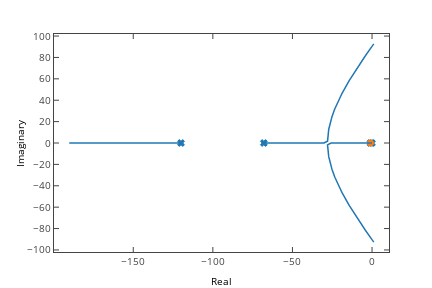

Notebook cell for this chart:
### Markdown cell above
Ikusten denez K=20 denean, gutxi gorabeghera sistema ezegonkortzen da eta prezisio maximoa horrela kalkulatu daiteke

Bestalde, gogoratu daiteke sistema diskretu guztiak ezegonkortzen direla K baterako, lagintze maiztasunaren arabera. Sistema jarraituaren egonkortasun muga kalkulatzen bada berdin

### Code cell
c.rlocus(gp*gc,sp.r_[0:20:0.01])
f=plt.gcf();py.iplot_mpl(f)

### Figure 1 — Plotly figure (JSON) as saved in the notebook; plotly's stock layout.template omitted (floating-point values rounded to 4 significant figures; data arrays with more than 128 entries replaced by an {"elided": "..."} marker saying what was removed)
{"data": [{"marker": {"color": "#1F77B4", "line": {"color": "#1F77B4", "width": 1}, "opacity": 1, "size": 6, "symbol": "x"}, "mode": "markers", "name": "_line0", "type": "scatter", "uid": "8fdd62de-8bc3-44b2-828b-271338d956e6", "x": [-120.0, -67.96, -1.043, -0.05], "xaxis": "x", "y": [0, 0, 0, 0], "yaxis": "y"}, {"marker": {"color": "#FF7F0E", "line": {"color": "#FF7F0E", "width": 1}, "opacity": 1, "size": 6, "symbol": "circle"}, "mode": "markers", "name": "_line1", "type": "scatter", "uid": "7f35fbae-ff10-4b4f-8ce7-1fd6a0c2cf27", "x": [-1], "xaxis": "x", "y": [0], "yaxis": "y"}, {"line": {"color": "rgba (31, 119, 180, 1)", "dash": "solid", "width": 1.5}, "mode": "lines", "name": "rootlocus", "type": "scatter", "uid": "94bcd500-d76b-4b91-8b03-94826336601f", "x": {"elided": "2000 float values"}, "xaxis": "x", "y": {"elided": "2000 int values"}, "yaxis": "y"}, {"line": {"color": "rgba (31, 119, 180, 1)", "dash": "solid", "width": 1.5}, "mode": "lines", "name": "rootlocus", "type": "scatter", "uid": "3c2b59c6-b7b2-4869-b24c-f7a896792a28", "x": {"elided": "2000 float values"}, "xaxis": "x", "y": {"elided": "2000 float values"}, "yaxis": "y"}, {"line": {"color": "rgba (31, 119, 180, 1)", "dash": "solid", "width": 1.5}, "mode": "lines", "name": "rootlocus", "type": "scatter", "uid": "bde448a2-a199-455d-86e4-ec96028e7f27", "x": {"elided": "2000 float values"}, "xaxis": "x", "y": {"elided": "2000 float values"}, "yaxis": "y"}, {"line": {"color": "rgba (31, 119, 180, 1)", "dash": "solid", "width": 1.5}, "mode": "lines", "name": "rootlocus", "type": "scatter", "uid": "a94f4eca-f35d-4706-995c-b3eca959b673", "x": {"elided": "2000 float values"}, "xaxis": "x", "y": {"elided": "2000 int values"}, "yaxis": "y"}], "layout": {"autosize": false, "height": 288, "hovermode": "closest", "margin": {"b": 36, "l": 54, "pad": 0, "r": 43, "t": 34}, "showlegend": false, "width": 432, "xaxis": {"anchor": "y", "domain": [0, 1], "mirror": "ticks", "nticks": 10, "range": [-199.8, 10.65], "showgrid": false, "showline": true, "side": "bottom", "tickfont": {"size": 10}, "ticks": "inside", "title": {"font": {"color": "#000000", "size": 10}, "text": "Real"}, "type": "linear", "zeroline": false}, "yaxis": {"anchor": "x", "domain": [0, 1], "mirror": "ticks", "nticks": 11, "range": [-101.9, 101.9], "showgrid": false, "showline": true, "side": "left", "tickfont": {"size": 10}, "ticks": "inside", "title": {"font": {"color": "#000000", "size": 10}, "text": "Imaginary"}, "type": "linear", "zeroline": false}}}
